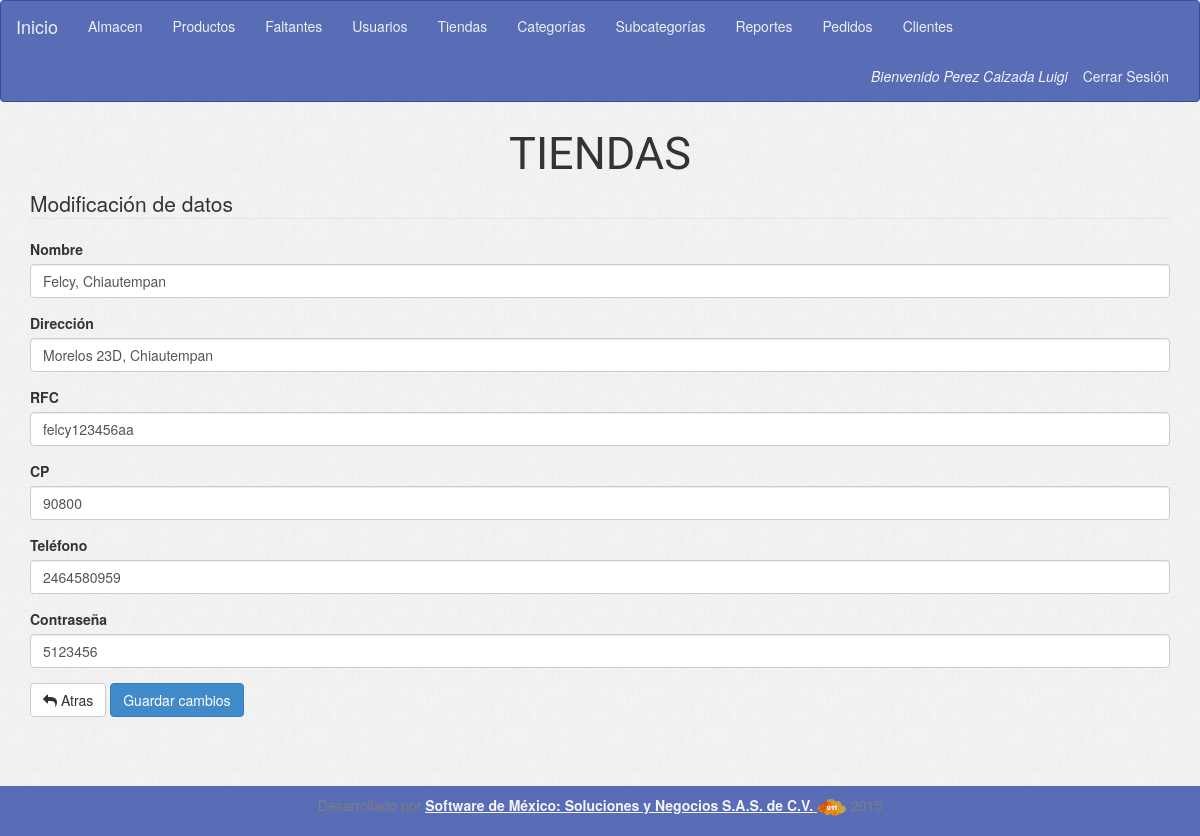
Page /form_update_store.php?id=11 (signed in) on the committed database.
### tables this page shows
CREATE TABLE `tiendas` (
  `id` int(11) NOT NULL,
  `nombre` varchar(50) NOT NULL,
  `direccion` varchar(100) NOT NULL,
  `rfc` varchar(13) NOT NULL,
  `cp` int(5) NOT NULL,
  `tel` varchar(15) NOT NULL,
  `num_sess` int(2) NOT NULL,
  `latitud` varchar(20) NOT NULL,
  `longitud` varchar(20) NOT NULL,
  `password` varchar(15) NOT NULL,
  `created` date NOT NULL,
  `updated` date NOT NULL,
  `activo` tinyint(4) NOT NULL
);

### config/conexion.php (called while the page is built, shortened)
<?php
        $tStore="tiendas";
?>

### form_update_store.php (the view, shortened to what this page needs)
<?php
include('config/conexion.php');
include('header.php');
include ('menu.php');
if (!isset($_SESSION['sessA']))
  echo '<div class="row"><div class="col-sm-12 text-center"><h2>No ha iniciado sesión de Administrador</h2></div></div>';
else if ($_SESSION['perfil'] != "1")
  echo '<div class="row><div class="col-sm-12 text-center"><h2>No tienes permiso para entrar a esta sección</h2></div></div>';
else {
  $storeId = $_GET['id'];
  $sqlGetStore = "SELECT * FROM $tStore WHERE id='$storeId' ";
  $resGetStore = $con->query($sqlGetStore);
  $rowGetStore = $resGetStore->fetch_assoc();
  ?>
  <div class="container">
    <div class="row">
      <div class="titulo-crud text-center">
        TIENDAS
      </div>
      <div class="col-md-12">
        <legend>Modificación de datos</legend>
        <form id="formUpdStore" name="formUpdStore" method="POST">
          <div class="form-group">
            <label>Nombre</label>
            <input type="text" name="inputNombre" id="inputNombre" value="<?= $rowGetStore['nombre']; ?>" class="form-control">
          </div>
          <div class="form-group">
            <label>Dirección</label>
            <input type="text" name="inputDir" id="inputDir" value="<?= $rowGetStore['direccion']; ?>" class="form-control">
          </div>
          <div class="form-group">
            <label>RFC</label>
            <input type="text" name="inputRfc" id="inputRfc" value="<?= $rowGetStore['rfc']; ?>" class="form-control">
          </div>
          <div class="form-group">
            <label>CP</label>
            <input type="text" name="inputCp" id="inputCp" value="<?= $rowGetStore['cp']; ?>" class="form-control">
          </div>
          <div class="form-group">
            <label>Teléfono</label>
            <input type="text" name="inputTel" id="inputTel" value="<?= $rowGetStore['tel']; ?>" class="form-control">
          </div>
          <div class="form-group">
            <label>Contraseña</label>
            <input type="text" name="inputPass" id="inputPass" value="<?= $rowGetStore['password']; ?>" class="form-control">
          </div>
          <a href="form_select_store.php" class="btn btn-default"><i class="fa fa-mail-reply"></i> Atras</a>
          <button type="submit" class="btn btn-primary" >Guardar cambios</button>
        </form>
      </div>
    </div>
    <br>
  </div>
  <?php
}
include ('footer.php');
?>

### assets/css/application.css (style rules this page uses)
body { min-height: 100%; background-image: url("../img/bg.jpg"); }
.titulo-crud { font-size: 4.5rem; font-family: 'Playball'; padding-bottom: .2rem; }
.container { min-height: 83%; }

### rows in the picture
tiendas: inputNombre "Felcy, Chiautempan", inputDir "Morelos 23D, Chiautempan", inputRfc "felcy123456aa", inputCp "90800", inputTel "2464580959", inputPass "5123456"

### other values in the picture
$_SESSION['userName'] "Perez Calzada Luigi"
